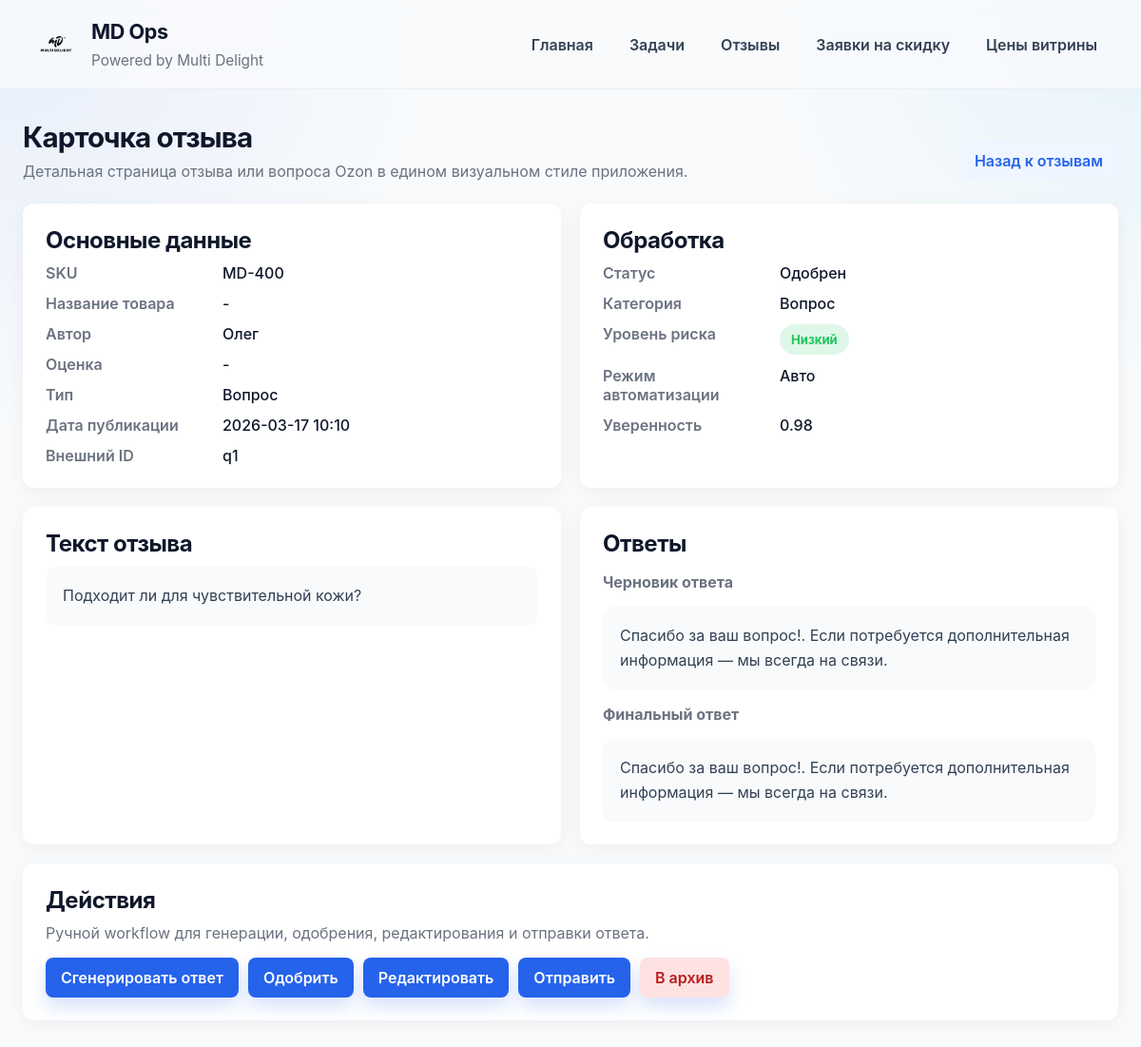
Screenshot of /reviews/3 with the database file from the repository.
### app/models.py (models this page shows)
class Review(Base):
    __tablename__ = "reviews"
    id: Mapped[int] = mapped_column(Integer, primary_key=True, index=True)
    external_id: Mapped[str] = mapped_column(String(100), unique=True, index=True, nullable=False)
    sku: Mapped[str] = mapped_column(String(100), default="", index=True)
    product_name: Mapped[str | None] = mapped_column(String(255), nullable=True)
    source_type: Mapped[str] = mapped_column(String(50), default="review")
    category: Mapped[str | None] = mapped_column(String(50), nullable=True)
    rating: Mapped[int | None] = mapped_column(Integer, nullable=True)
    author_name: Mapped[str | None] = mapped_column(String(120), nullable=True)
    text: Mapped[str] = mapped_column(Text, default="")
    published_at: Mapped[datetime | None] = mapped_column(DateTime, nullable=True)
    status: Mapped[str] = mapped_column(String(50), default="new")
    draft_reply: Mapped[str | None] = mapped_column(Text, nullable=True)
    final_reply: Mapped[str | None] = mapped_column(Text, nullable=True)
    automation_mode: Mapped[str] = mapped_column(String(50), default="review_required")
    processing_mode: Mapped[str] = mapped_column(String(50), default="требуется_проверка")
    confidence_score: Mapped[float | None] = mapped_column(Float, nullable=True)
    risk_level: Mapped[str] = mapped_column(String(50), default="medium")
    send_status: Mapped[str] = mapped_column(String(50), default="pending")
    sent_at: Mapped[datetime | None] = mapped_column(DateTime, nullable=True)
    last_automation_processed_at: Mapped[datetime | None] = mapped_column(DateTime, nullable=True)
    high_risk_notified_at: Mapped[datetime | None] = mapped_column(DateTime, nullable=True)
    created_at: Mapped[datetime] = mapped_column(DateTime, default=datetime.utcnow)
    updated_at: Mapped[datetime] = mapped_column(DateTime, default=datetime.utcnow, onupdate=datetime.utcnow)

### app/routers/reviews.py (the view)
@router.get("/{review_id}", response_class=HTMLResponse)
def review_detail_page(review_id: int, request: Request, db: Session = Depends(get_db)):
    review = db.query(Review).filter(Review.id == review_id).first()
    if review is None:
        raise HTTPException(status_code=404, detail="Review not found")
    return templates.TemplateResponse(
        "reviews/detail.html",
        {
            "request": request,
            "review": review,
            "edit_mode": request.query_params.get("edit") == "1",
            "message": request.query_params.get("message", ""),
        },
    )

### app/templates/reviews/detail.html (shortened to what this page needs)
{% extends "base.html" %}
{% set source_type_map = {
    "review": "Отзыв",
    "question": "Вопрос"
} %}
{% set category_map = {
    "позитив": "Позитивный",
    "нейтральный": "Нейтральный",
    "негатив": "Негативный",
    "вопрос": "Вопрос"
} %}
{% set review_status_map = {
    "new": "Новый",
    "drafted": "Черновик",
    "approved": "Одобрен",
    "sent": "Отправлен",
    "failed": "Ошибка",
    "archived": "Архив",
    "одобрен": "Одобрен",
    "отправлен": "Отправлен",
    "ошибка": "Ошибка",
    "архив": "Архив",
    "ручная_обработка": "Ручная обработка"
} %}
{% set risk_map = {
    "низкий": "Низкий",
    "средний": "Средний",
    "высокий": "Высокий",
    "low": "Низкий",
    "medium": "Средний",
    "high": "Высокий"
} %}
{% set automation_map = {
    "auto": "Авто",
    "review_required": "Нужна проверка",
    "manual_only": "Только вручную"
} %}
{% block content %}
<section class="page-header">
    <div>
        <h2>Карточка отзыва</h2>
        <p>Детальная страница отзыва или вопроса Ozon в едином визуальном стиле приложения.</p>
    </div>
    <a href="/reviews/" class="secondary-button">Назад к отзывам</a>
</section>
<section class="grid two-columns">
    <div class="card">
        <h2>Основные данные</h2>
        <dl class="detail-grid">
            <dt>SKU</dt>
            <dd>{{ review.sku or "-" }}</dd>
            <dt>Название товара</dt>
            <dd>{{ review.product_name or "-" }}</dd>
            <dt>Автор</dt>
            <dd>{{ review.author_name or "-" }}</dd>
            <dt>Оценка</dt>
            <dd>{{ review.rating if review.rating is not none else "-" }}</dd>
            <dt>Тип</dt>
            <dd>{{ source_type_map.get(review.source_type, review.source_type or "-") }}</dd>
            <dt>Дата публикации</dt>
            <dd>{{ review.published_at.strftime("%Y-%m-%d %H:%M") if review.published_at else "-" }}</dd>
            <dt>Внешний ID</dt>
            <dd>{{ review.external_id or "-" }}</dd>
        </dl>
    </div>
    <div class="card">
        <h2>Обработка</h2>
        <dl class="detail-grid">
            <dt>Статус</dt>
            <dd>{{ review_status_map.get(review.status, review.status or "-") }}</dd>
            <dt>Категория</dt>
            <dd>{{ category_map.get(review.category, review.category or "-") }}</dd>
            <dt>Уровень риска</dt>
            <dd><span class="risk-badge risk-{{ review.risk_level }}">{{ risk_map.get(review.risk_level, review.risk_level or "-") }}</span></dd>
            <dt>Режим автоматизации</dt>
            <dd>{{ automation_map.get(review.automation_mode, review.automation_mode or "-") }}</dd>
            <dt>Уверенность</dt>
            <dd>{{ "%.2f"|format(review.confidence_score) if review.confidence_score is not none else "-" }}</dd>
        </dl>
    </div>
</section>
<section class="grid two-columns">
    <div class="card">
        <h2>Текст отзыва</h2>
        <div class="content-box">{{ review.text or "-" }}</div>
    </div>
    <div class="card">
        <h2>Ответы</h2>
        <p><strong>Черновик ответа</strong></p>
        <div class="content-box">{{ review.draft_reply or "-" }}</div>
        <p><strong>Финальный ответ</strong></p>
        {% if edit_mode %}
        <form method="post" action="/reviews/{{ review.id }}/edit" class="stack">
            <textarea name="final_reply" rows="8">{{ review.final_reply or review.draft_reply or "" }}</textarea>
            <button type="submit">Сохранить финальный ответ</button>
        </form>
        {% else %}
        <div class="content-box">{{ review.final_reply or "-" }}</div>
        {% endif %}
    </div>
</section>
<section class="card">
    <div class="section-head">
        <div>
            <h2>Действия</h2>
            <p>Ручной workflow для генерации, одобрения, редактирования и отправки ответа.</p>
        </div>
    </div>
    <div class="actions-row">
        <form method="post" action="/reviews/{{ review.id }}/generate-reply">
            <button type="submit">Сгенерировать ответ</button>
        </form>
        <form method="post" action="/reviews/{{ review.id }}/approve">
            <button type="submit">Одобрить</button>
        </form>
        <form method="get" action="/reviews/{{ review.id }}">
            <button type="submit">Редактировать</button>
        </form>
        <form method="post" action="/reviews/{{ review.id }}/send">
            <button type="submit">Отправить</button>
        </form>
        <form method="post" action="/reviews/{{ review.id }}/archive">
            <button type="submit" class="danger-button">В архив</button>
        </form>
    </div>
</section>
{% endblock %}

### app/static/style.css (style rules this page uses)
:root { --bg: #f8fafc; --surface: #ffffff; --surface-soft: #f8fafc; --line: rgba(148, 163, 184, 0.18); --text: #0f172a; --muted: #6b7280; --primary: #2563eb; --primary-hover: #1d4ed8; --primary-soft: rgba(37, 99, 235, 0.1); --success: #22c55e; --warning: #f59e0b; --danger: #ef4444; --shadow: 0 4px 20px rgba(0, 0, 0, 0.05); --radius: 12px; }
* { box-sizing: border-box; }
html { scroll-behavior: smooth; }
body { margin: 0; font-family: Inter, system-ui, -apple-system, BlinkMacSystemFont, "Segoe UI", sans-serif; background: radial-gradient(circle at top left, rgba(37, 99, 235, 0.08), transparent 28%), radial-gradient(circle at top right, rgba(14, 165, 233, 0.08), transparent 24%), var(--bg); color: var(--text); }
a { color: var(--primary); text-decoration: none; }
.page-header { display: flex; justify-content: space-between; align-items: flex-end; gap: 20px; margin-bottom: 24px; }
.page-header h2 { margin: 0; font-size: 1.85rem; font-weight: 700; letter-spacing: -0.03em; }
.page-header p { margin: 8px 0 0; color: var(--muted); max-width: 760px; }
.grid { display: grid; gap: 20px; margin-bottom: 20px; }
.two-columns { grid-template-columns: repeat(auto-fit, minmax(320px, 1fr)); }
.card { background: var(--surface); border: none; border-radius: var(--radius); padding: 24px; box-shadow: var(--shadow); }
.card h2, .card h3 { margin: 0 0 10px; font-weight: 700; letter-spacing: -0.02em; }
.card p, small { color: var(--muted); }
.section-head { display: flex; justify-content: space-between; align-items: center; gap: 14px; margin-bottom: 16px; }
.section-head p { margin: 6px 0 0; }
.panel-actions, .actions-row, .filter-actions { display: flex; flex-wrap: wrap; gap: 10px; align-items: center; }
input, textarea, select, button { font: inherit; }
button, .secondary-button, .ghost-button, .danger-button { display: inline-flex; align-items: center; justify-content: center; gap: 8px; min-height: 42px; padding: 11px 16px; border-radius: 8px; font-weight: 600; border: none; cursor: pointer; transition: background-color 0.2s ease, transform 0.2s ease, box-shadow 0.2s ease, color 0.2s ease; }
button { background: var(--primary); color: #fff; box-shadow: 0 10px 18px rgba(37, 99, 235, 0.18); }
.secondary-button, .ghost-button { background: #eff6ff; color: var(--primary); box-shadow: none; }
.danger-button { background: #fee2e2; color: #b91c1c; }
.status-badge, .risk-badge { display: inline-flex; align-items: center; justify-content: center; gap: 8px; min-height: 32px; padding: 6px 12px; border-radius: 999px; font-size: 0.82rem; font-weight: 700; }
.risk-low, .risk-низкий { background: rgba(34, 197, 94, 0.14); color: var(--success); }
.detail-grid { display: grid; grid-template-columns: 170px 1fr; gap: 12px 16px; margin: 0; }
.detail-grid dt { color: var(--muted); font-weight: 600; }
.detail-grid dd { margin: 0; color: var(--text); font-weight: 500; }
.content-box { padding: 18px; border-radius: 12px; background: var(--surface-soft); color: #334155; line-height: 1.6; }

### rows the page displays
Review: sku "MD-400", product_name "-", author_name "Олег", rating "-", get "Вопрос", published_at "2026-03-17 10:10", external "q1", get "Одобрен", get "Низкий", get "Авто", confidence_score "0.98", text "Подходит ли для чувствительной кожи?", draft_reply "Спасибо за ваш вопрос!. Если потребуется дополнительная информация — мы всегда на связи.", final_reply "Спасибо за ваш вопрос!. Если потребуется дополнительная информация — мы всегда на связи."
